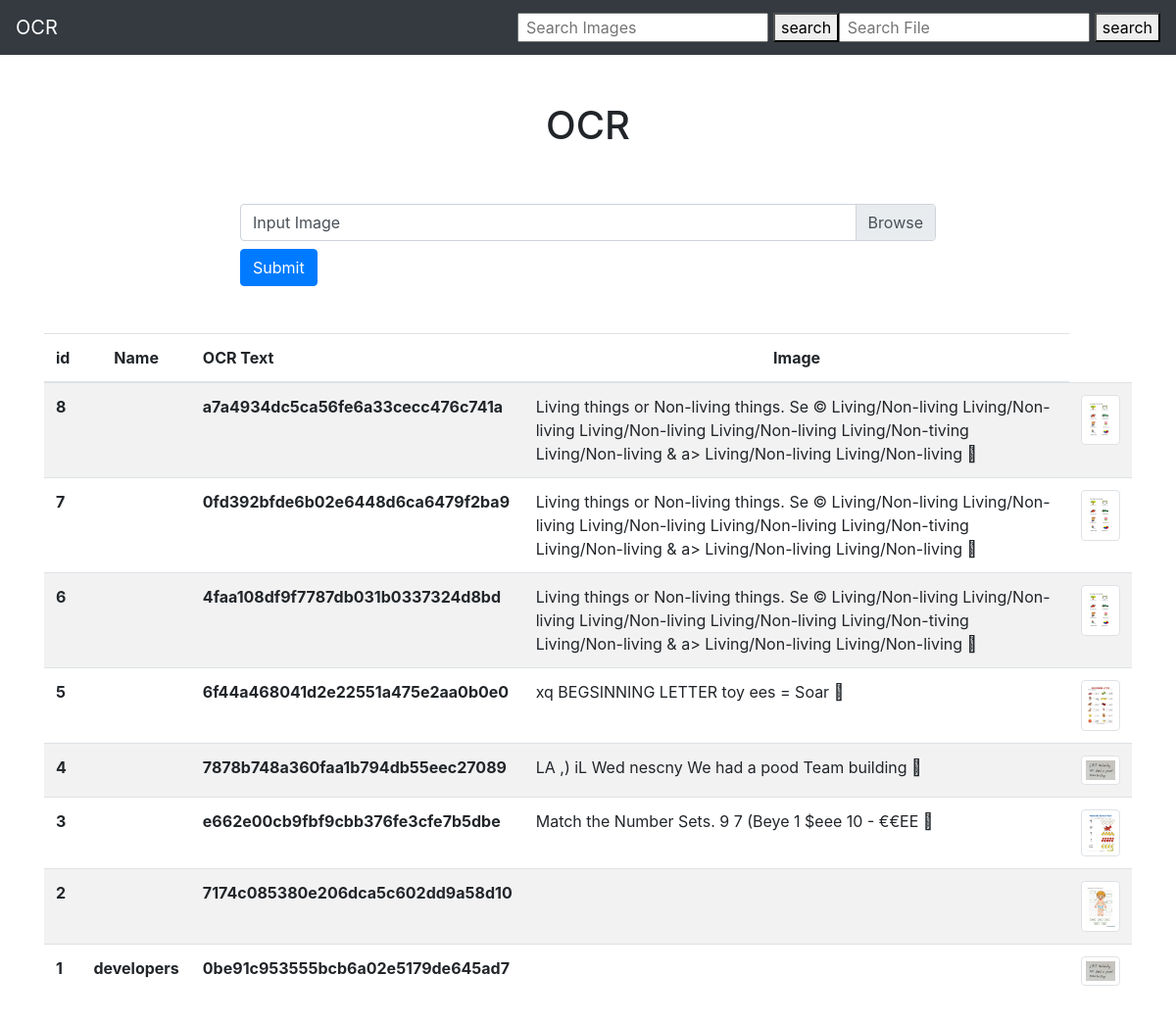
The page / on the database its author committed.
### uploader/models.py (models this page shows, shortened)
class ImageFile(models.Model):
    name = models.CharField("Name", max_length=100)
    internal_reference = models.CharField("Internal Reference", max_length=100, editable=False)
    description = models.TextField("Description", blank=True, null=True)
    image = models.ImageField(upload_to="OCR_image/input/", verbose_name="Input Image")
    create_at = models.DateTimeField("Create at", auto_now_add=True)
    updated_at = models.DateTimeField("Update at", auto_now=True)
    """
    def get_absolute_url(self):
        from django.urls import reverse
        return reverse('course_details', args=[], kwargs={'slug': self.slug})
    """
    class Meta:
        verbose_name = "ImageFile"
        verbose_name_plural = "ImageFiles"
        ordering = ['id']
    objects = ImageFileManager()

class OCRText(models.Model):
    text = models.TextField("OCR text", blank=True)
    lang = models.TextField("Language", default="EN")
    execution_time = models.IntegerField("Execution Time", editable=False, null=True);
    image = models.ForeignKey('ImageFile', on_delete=models.CASCADE)
    create_at = models.DateTimeField("Create at", auto_now_add=True)
    updated_at = models.DateTimeField("Update at", auto_now=True)
    class Meta:
        verbose_name = "OCRText"
        verbose_name_plural = "OCRTexts"
        ordering = ['id']

### uploader/views.py (the view)
# urls.py: 2. Add a URL to urlpatterns:  path('', views.home, name='home')
def home(request):
    data = dict()
    image_form = ImageFileForm(request.POST or None, request.FILES or None)
    if image_form.is_valid():
        image = image_form.save()
        image.execute_and_save_ocr()
        redirect('home')
    image_list = ImageFile.objects.all().order_by('-id')
    data['image_form'] = image_form
    data['image_list'] = image_list
    return render(request, "uploader/index.html", data)

### uploader/forms.py
class ImageFileForm(forms.ModelForm):
    class Meta:
        model = ImageFile
        fields = ('image', )

### uploader/templates/uploader/index.html (shortened to what this page needs)
{% extends "base.html" %}
{% load widget_tweaks %}
{% block content %}
<div class="mt-5 text-center">
    <h1>OCR</h1>
</div>
<div class="offset-md-2 col-md-8 my-5" id="image_form">
    <form action="#image_form" method="POST" enctype="multipart/form-data">
        <fieldset class="form-group">
            <div class="custom-file my-2">
                <label class="custom-file-label">{{ image_form.image.label }}</label>
            </div>
            <button type="submit" class="btn btn-primary">Submit</button>
        </fieldset>
    </form>
</div>
<div>
    <table class="table table-striped">
        <thead>
            <tr>
                <th scope="col" class="text-center">id</th>
                <th scope="col" class="text-center">Name</th>
                <th scope="col" class="d-none d-md-table-cell">OCR Text</th>
                <th scope="col" class="text-center">Image</th>
            </tr>
        </thead>
        <tbody>
            {% for image in image_list %}
            <tr>
                <th scope="row">{{image.id}}</th>
                <th scope="row">{{image.name}}</th>
                <th>{{image.internal_reference}}</th>
                {% with image.ocrtext_set.last as ocrtext%}
                <td class="d-none d-md-table-cell">{{ ocrtext.text|truncatechars:350}}</td>
                {% endwith%}
                <td class="text-center">
                    <div class="clickable_img"  onclick="show_img_details('/media/{{image.image}}')">
                        <img class="img-fluid img-thumbnail " src="/media/{{image.image}}" alt="{{image.image}}" width="100"/>
                    </div>
                </td>
            </tr>
            {% endfor %}
        </tbody>
    </table>
</div>
{% endblock %}

### templates/base.html (shortened to what this page needs)
<!doctype html>
    {% load static %}
    <html lang="en">
    <head>
        <link rel="stylesheet" href="https://stackpath.bootstrapcdn.com/bootstrap/4.3.0/css/bootstrap.min.css"
>
        <link rel="stylesheet" href="https://use.fontawesome.com/releases/v5.6.3/css/all.css"
>
    </head>
    <body>
        <nav class="navbar navbar-expand-lg navbar-dark bg-dark">
            <a class="navbar-brand" href="{% url 'home' %}">OCR</a>
        <div class="search">
          <form action="{% url 'search' %}" method="get">
            <input type="text"
            placeholder=" Search Images"
            name="searched">
            <button>search</button>
</form>
</div>
<div class="search">
          <form action="{% url 'search_pdf' %}" method="get">
            <input type="text"
            placeholder=" Search File"
            name="searched">
            <button>search</button>
</form>
</div>
</nav>
<div class="container content my-5">
    {% block content %} {% endblock %}
</div>
</body>
</html>

### rows shown on the page
ImageFile: id "8", internal_reference "a7a4934dc5ca56fe6a33cecc476c741a", ocrtext_set.last.text "Living things or Non-living things. Se © Living/Non-living Living/Non-living Living/Non-living Living/Non-living Living/Non-tiving Living/Non-living & a> Living/Non-living Living/Non-living", image (picture)
ImageFile: id "7", internal_reference "0fd392bfde6b02e6448d6ca6479f2ba9", ocrtext_set.last.text "Living things or Non-living things. Se © Living/Non-living Living/Non-living Living/Non-living Living/Non-living Living/Non-tiving Living/Non-living & a> Living/Non-living Living/Non-living", image (picture)
ImageFile: id "6", internal_reference "4faa108df9f7787db031b0337324d8bd", ocrtext_set.last.text "Living things or Non-living things. Se © Living/Non-living Living/Non-living Living/Non-living Living/Non-living Living/Non-tiving Living/Non-living & a> Living/Non-living Living/Non-living", image (picture)
ImageFile: id "5", internal_reference "6f44a468041d2e22551a475e2aa0b0e0", ocrtext_set.last.text "xq BEGSINNING LETTER toy ees = Soar", image (picture)
ImageFile: id "4", internal_reference "7878b748a360faa1b794db55eec27089", ocrtext_set.last.text "LA ,) iL Wed nescny We had a pood Team building", image (picture)
ImageFile: id "3", internal_reference "e662e00cb9fbf9cbb376fe3cfe7b5dbe", ocrtext_set.last.text "Match the Number Sets. 9 7 (Beye 1 $eee 10 - €€EE", image (picture)
ImageFile: id "2", internal_reference "7174c085380e206dca5c602dd9a58d10", image (picture)
ImageFile: id "1", name "developers", internal_reference "0be91c953555bcb6a02e5179de645ad7", image (picture)

### other values the page prints
{{ image_form.image.label }} "Input Image"
